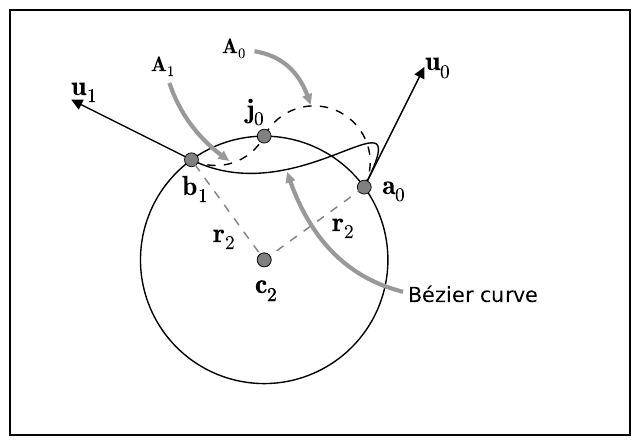

This figure's Python source:
# -*- coding: utf-8 -*-
import matplotlib.pyplot as plt
from matplotlib.path import Path
import matplotlib.patches as patches
from math import sin, cos, pi
import math
from common import *

fig = plt.figure()

g = fig.add_subplot(1, 1, 1)
#ax.text(center1[0] + 5, center1[1], r'$\mathbf{c}_1$', fontsize=20)
#ax.arrow(center0[0] + radius0*cos(pi/4), center0[1] + radius0*sin(pi/4), eps, -eps, head_width=5, head_length=5, fc='k', ec='k')
#ax.plot([center0[0], center0[0], center0[0] + radius0, center1[0], px], [center0[1] + radius0, center0[1], center0[1], center1[1], py], 'o--', lw=1, color='gray', ms=10)
#arc1 = patches.Arc(center1, radius1*2, radius1*2, 0.0, 180, angle)
#ax.add_patch(arc0)

def degrees(p, center):
    return  math.degrees((p - center).angle())

def draw_arc(arc, ls):
    angle0 = degrees(arc.a, arc.center)
    angle1 = degrees(arc.b, arc.center)
    width = 2*arc.radius()
    if arc.clockwise:
        angle1, angle0 = angle0, angle1
    g.add_patch(patches.Arc(arc.center, width, width, 0.0, angle0, angle1, ls=ls))
    #g.add_patch(patches.Arc(arc.center, 5, 5, 0.0, 0, 360))

center = Point(0, 0)
radius = 50

a_angle = pi*0.0
b_angle = pi*0.9
tangent_length = 70

a = center.polar(a_angle, radius)
b = center.polar(b_angle, radius)

a_tangent = Point(+1, +2).normalized()
b_tangent = Point(-2, +1).normalized()

_, _, center = rotation_and_center(a, b, a_tangent, b_tangent)
radius = center.dist(a)
circle = patches.Arc(center, radius*2, radius*2, 0.0, 0, 360)
g.add_patch(circle)

def draw_from_join(j, cw0, cw1, ls):
    a_normal = a_tangent.left()
    b_normal = b_tangent.left()

    arc0 = arc_from_points_and_normal(a, j, a_normal, cw0, False)
    arc1 = arc_from_points_and_normal(b, j, b_normal, cw1, True)

    plt.plot([j.x], [j.y], 'o', lw=1, color='gray', ms=10)

    draw_arc(arc0, ls)
    draw_arc(arc1, ls)

j0 = center.polar(pi*0.5, radius)
j1 = center.polar(pi*1.9, radius)

draw_from_join(j0, False, False, 'dashed')
#draw_from_join(j1, True, True, 'dotted')

a_tangent = a_tangent.scaled(tangent_length)
b_tangent = b_tangent.scaled(tangent_length)

g.text(j0.x - 10, j0.y + 10, r'$\mathbf{j}_0$', fontsize=20)
#g.text(j1.x + 10, j1.y - 0, r'$\mathbf{j}_1$', fontsize=20)
g.text(a.x + a_tangent.x + 3, a.y + a_tangent.y + 3, r'$\mathbf{u}_0$', fontsize=20)
g.text(b.x + b_tangent.x - 5, b.y + b_tangent.y + 5, r'$\mathbf{u}_1$', fontsize=20)
g.text(a.x + 10, a.y - 5, r'$\mathbf{a}_0$', fontsize=20)
g.text(b.x - 5, b.y - 20, r'$\mathbf{b}_1$', fontsize=20)
g.text(-35, -31, r'$\mathbf{r}_2$', fontsize=20)
g.text(32, -25, r'$\mathbf{r}_2$', fontsize=20)

g.text(center.x - 5, center.y - 20, r'$\mathbf{c}_2$', fontsize=20)

plt.plot([a.x, b.x, center.x], [a.y, b.y, center.y], 'o', lw=1, color='gray', ms=10)

plt.plot([a.x, center.x, b.x], [a.y, center.y, b.y], '--', color='gray')

plt.plot([center.x], [center.y], 'o', lw=1, color='gray', ms=10)
g.text(center.x - 5, center.y - 20, r'$\mathbf{c}_2$', fontsize=20)

g.arrow(a.x, a.y, a_tangent.x, a_tangent.y, head_width=5, head_length=5, fc='k', ec='k')
g.arrow(b.x, b.y, b_tangent.x, b_tangent.y, head_width=5, head_length=5, fc='k', ec='k')

control_points = [(p.x, p.y) for p in [
    a,
    a + a_tangent,
    b - b_tangent,
    b,
]]

commands = [
    Path.MOVETO,
    Path.CURVE4,
    Path.CURVE4,
    Path.CURVE4,
]

g.annotate(
    'Bézier curve'.decode("utf-8"),
    xy=(6, 10),
    xycoords='data',
    xytext=(75, -65),
    textcoords='data',
    size=15,
    # bbox=dict(boxstyle="round", fc="0.8"),
    arrowprops=dict(arrowstyle="simple",
        fc="0.6", ec="none",
        connectionstyle="arc3,rad=-0.4"
    ),
)

g.annotate(
    r'$\mathbf{A}_0$',
    xy=(20, 45),
    xycoords='data',
    xytext=(-30, 75),
    textcoords='data',
    size=15,
    # bbox=dict(boxstyle="round", fc="0.8"),
    arrowprops=dict(arrowstyle="simple",
        fc="0.6", ec="none",
        connectionstyle="arc3,rad=-0.4"
    ),
)

g.annotate(
    r'$\mathbf{A}_1$',
    xy=(-25, 14),
    xycoords='data',
    xytext=(-70, 65),
    textcoords='data',
    size=15,
    # bbox=dict(boxstyle="round", fc="0.8"),
    arrowprops=dict(arrowstyle="simple",
        fc="0.6", ec="none",
        connectionstyle="arc3,rad=0.2"
    ),
)

path = Path(control_points, commands)
patch = patches.PathPatch(path, facecolor='none')
g.add_patch(patch)
xs = [x for x, _ in control_points]
ys = [y for _, y in control_points]
#g.plot(xs, ys, 'o--', lw=1, color='gray', ms=10)

g.set_xlim(-150, 200)
g.set_ylim(-140, 100)
g.set_aspect(1)
g.xaxis.set_visible(False)
g.yaxis.set_visible(False)

#plt.show()
plt.savefig("biarc_construction.pdf", bbox_inches="tight")
